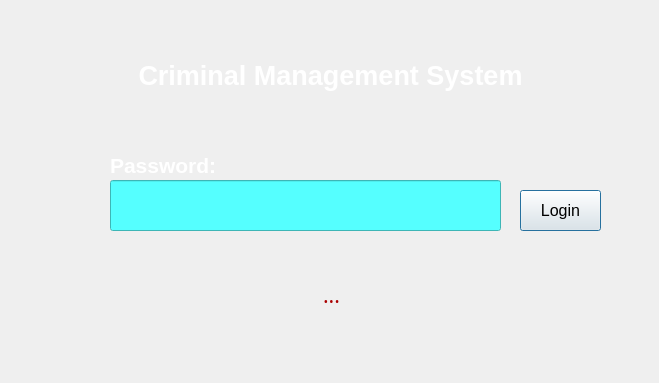
<?xml version="1.0" encoding="UTF-8"?>
<ui version="4.0">
 <class>Dialog</class>
 <widget class="QDialog" name="Dialog">
  <property name="geometry">
   <rect>
    <x>0</x>
    <y>0</y>
    <width>659</width>
    <height>383</height>
   </rect>
  </property>
  <property name="font">
   <font>
    <pointsize>10</pointsize>
   </font>
  </property>
  <property name="windowTitle">
   <string>Login</string>
  </property>
  <property name="styleSheet">
   <string notr="true">background-image:url(resources/bg1.jpg)</string>
  </property>
  <widget class="QLabel" name="label">
   <property name="geometry">
    <rect>
     <x>10</x>
     <y>60</y>
     <width>641</width>
     <height>31</height>
    </rect>
   </property>
   <property name="autoFillBackground">
    <bool>false</bool>
   </property>
   <property name="styleSheet">
    <string notr="true">background-color:none;</string>
   </property>
   <property name="text">
    <string>&lt;html&gt;&lt;head/&gt;&lt;body&gt;&lt;p&gt;&lt;span style=&quot; font-size:20pt; font-weight:600; color:#ffffff;&quot;&gt;Criminal Management System&lt;/span&gt;&lt;/p&gt;&lt;/body&gt;&lt;/html&gt;</string>
   </property>
   <property name="alignment">
    <set>Qt::AlignCenter</set>
   </property>
  </widget>
  <widget class="QLineEdit" name="password">
   <property name="geometry">
    <rect>
     <x>110</x>
     <y>180</y>
     <width>391</width>
     <height>51</height>
    </rect>
   </property>
   <property name="autoFillBackground">
    <bool>false</bool>
   </property>
   <property name="styleSheet">
    <string notr="true">background-color: rgb(85, 255, 255);
font: 75 10pt &quot;MS Shell Dlg 2&quot;;
color: rgb(255, 255, 255);</string>
   </property>
   <property name="echoMode">
    <enum>QLineEdit::Password</enum>
   </property>
  </widget>
  <widget class="QLabel" name="label_2">
   <property name="geometry">
    <rect>
     <x>110</x>
     <y>150</y>
     <width>121</width>
     <height>31</height>
    </rect>
   </property>
   <property name="autoFillBackground">
    <bool>false</bool>
   </property>
   <property name="text">
    <string>&lt;html&gt;&lt;head/&gt;&lt;body&gt;&lt;p&gt;&lt;span style=&quot; font-size:16pt; font-weight:600; color:#ffffff;&quot;&gt;Password:&lt;/span&gt;&lt;/p&gt;&lt;/body&gt;&lt;/html&gt;</string>
   </property>
   <property name="scaledContents">
    <bool>false</bool>
   </property>
   <property name="alignment">
    <set>Qt::AlignLeading|Qt::AlignLeft|Qt::AlignVCenter</set>
   </property>
  </widget>
  <widget class="QPushButton" name="login">
   <property name="geometry">
    <rect>
     <x>520</x>
     <y>190</y>
     <width>81</width>
     <height>41</height>
    </rect>
   </property>
   <property name="font">
    <font>
     <pointsize>12</pointsize>
     <weight>50</weight>
     <bold>false</bold>
    </font>
   </property>
   <property name="styleSheet">
    <string notr="true">background-image: url(resources/white.png);</string>
   </property>
   <property name="text">
    <string>Login</string>
   </property>
   <property name="default">
    <bool>false</bool>
   </property>
  </widget>
  <widget class="QLabel" name="password_error">
   <property name="geometry">
    <rect>
     <x>6</x>
     <y>260</y>
     <width>651</width>
     <height>71</height>
    </rect>
   </property>
   <property name="font">
    <font>
     <family>Permanent Marker</family>
     <weight>50</weight>
     <bold>false</bold>
    </font>
   </property>
   <property name="text">
    <string>&lt;html&gt;&lt;head/&gt;&lt;body&gt;&lt;p&gt;&lt;span style=&quot; font-size:16pt; color:#aa0000;&quot;&gt;...&lt;/span&gt;&lt;/p&gt;&lt;/body&gt;&lt;/html&gt;</string>
   </property>
   <property name="alignment">
    <set>Qt::AlignCenter</set>
   </property>
  </widget>
 </widget>
 <resources>
  <include location="../resources/resurces.qrc"/>
 </resources>
 <connections/>
</ui>
